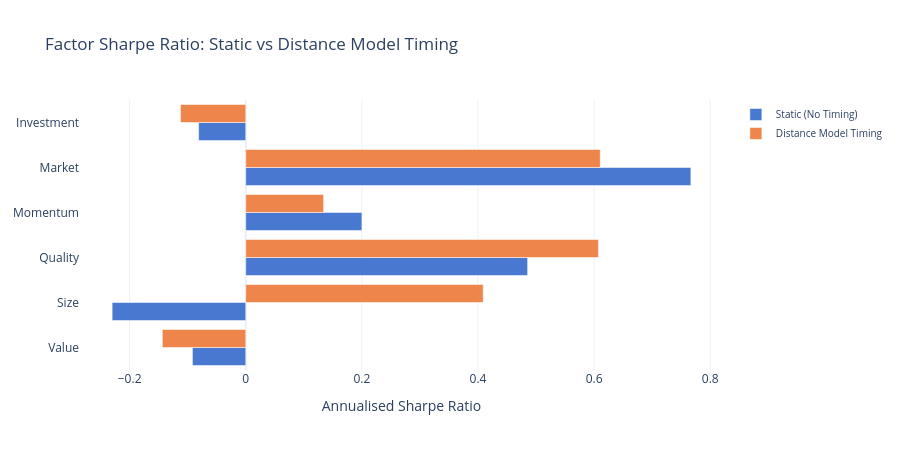

Notebook source saved alongside this figure:
### Code cell
# Chart: Static vs Timed Sharpe by Factor
fig = go.Figure()

factors_sorted = factor_perf_df.sort_values('Factor', ascending=False)

fig.add_trace(go.Bar(
    y=factors_sorted['Factor'],
    x=factors_sorted['Static Sharpe'],
    name='Static (No Timing)',
    orientation='h',
    marker_color=COLOURS[0]
))
fig.add_trace(go.Bar(
    y=factors_sorted['Factor'],
    x=factors_sorted['Timed Sharpe'],
    name='Distance Model Timing',
    orientation='h',
    marker_color=COLOURS[1]
))

fig.update_layout(
    title='Factor Sharpe Ratio: Static vs Distance Model Timing',
    xaxis_title='Annualised Sharpe Ratio',
    barmode='group',
    height=450,
    template='plotly_white',
    legend=dict(font=dict(size=10))
)
fig.show()

### Figure 1 — Plotly figure (JSON) as saved in the notebook; plotly's stock layout.template omitted (floating-point values rounded to 4 significant figures)
{"data": [{"marker": {"color": "#4878d0"}, "name": "Static (No Timing)", "orientation": "h", "type": "bar", "x": [-0.09183, -0.2301, 0.4855, 0.2001, 0.7666, -0.08115], "y": ["Value", "Size", "Quality", "Momentum", "Market", "Investment"]}, {"marker": {"color": "#ee854a"}, "name": "Distance Model Timing", "orientation": "h", "type": "bar", "x": [-0.1437, 0.409, 0.6074, 0.1341, 0.6106, -0.1123], "y": ["Value", "Size", "Quality", "Momentum", "Market", "Investment"]}], "layout": {"barmode": "group", "height": 450, "legend": {"font": {"size": 10}}, "title": {"text": "Factor Sharpe Ratio: Static vs Distance Model Timing"}, "xaxis": {"title": {"text": "Annualised Sharpe Ratio"}}}}
